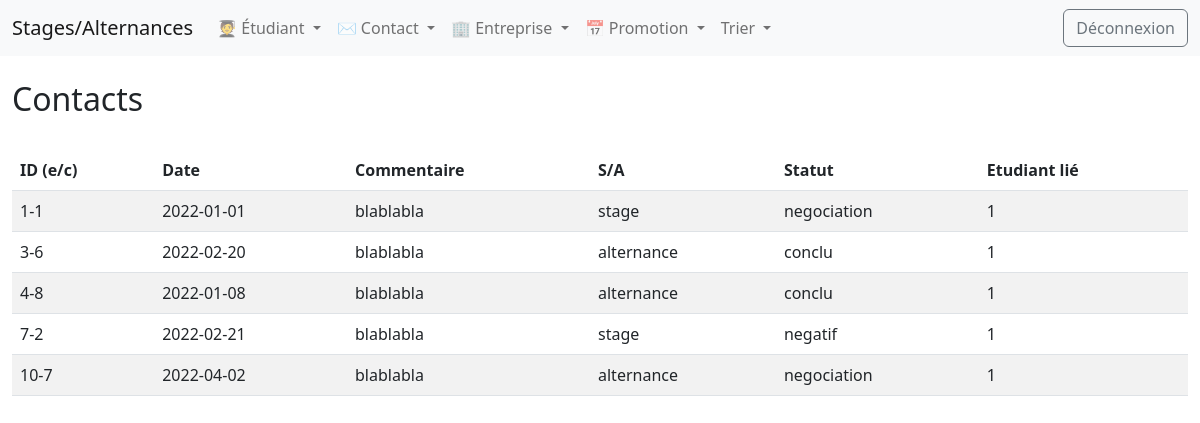
/index.php?vue=Contact&action=Visualiser (signed in), run on the app's committed database.
### tables this page shows
CREATE TABLE CONTACT (
    idEntreprise INT not null,
    idContact INT NOT NULL,
    date DATE not null,
    commentaire TEXT,
    choixtype CHAR(40),
    statut CHAR(40),
    idEtudiant INT not null,
    constraint PK_CONTACT primary key (idEntreprise, idContact),
    constraint FK_CONTACT_ENTREPRISE foreign key (idEntreprise) references ENTREPRISE (idEntreprise),
    constraint FK_CONTACT_ETUDIANT foreign key (idEtudiant) references ETUDIANT (idEtudiant)
);

### Traitement/classeConteneur/conteneurContact.php (called while the page is built, shortened)
<?php
Class conteneurContact
{
    private $lesContacts;
    public function __construct()
    {
        $this->lesContacts = new ArrayObject();
    }
    public function ajouterUnContact($unIdEntreprise, $unIdContact, $uneDateContact, $unCommentaireContact, $unChoixtypeContact, $unStatutContact, $unEtudiant)
    {
        $unContact = new metierContact($unIdEntreprise, $unIdContact, $uneDateContact, $unCommentaireContact, $unChoixtypeContact, $unStatutContact, $unEtudiant);
        $this->lesContacts->append($unContact);
    }
    public function listeDesContacts()
    {
        $liste = "";
        foreach ($this->lesContacts as $unContact)
        {
            $liste = $liste.$unContact->afficheContact();
        }
        return $liste;
    }
}
?>

### Outil/accesBD.php (called while the page is built, shortened)
<?php
class accesBD
{
    private $hote;
	private $login;
	private $passwd;
	private $base;
	private $conn;
    public function __construct()
	{
		$this->hote="localhost";
		$this->login="root";
		$this->passwd="";
		$this->base="staalt";
	}
	private function connexion()
	{
		try
        {
            $this->conn = new PDO("mysql:host=".$this->hote.";dbname=".$this->base.";charset=utf8", $this->login, $this->passwd);
        }
        catch(PDOException $e)
        {
            die("Connexion à la base de données échouée".$e->getMessage());
        }
	}
	public function chargement($uneTable)
	{
		$lesInfos=null;
		$nbTuples=0;
		$stringQuery="SELECT * FROM ";
		$stringQuery = $this->specialCase($stringQuery,$uneTable);
		$query = $this->conn->prepare($stringQuery);
		if($query->execute())
		{
			while($row = $query->fetch(PDO::FETCH_NUM))
			{
				$lesInfos[$nbTuples] = $row;
				$nbTuples++;
			}
		}
		else
		{
			die('Problème dans chargement : '.$query->errorCode());
		}
		return $lesInfos;
	}
	private function specialCase($stringQuery,$uneTable)
	{
			$uneTable = strtoupper($uneTable);
			switch ($uneTable) {
			case 'CONTACT':
				$stringQuery.='contact';
				break;
			case 'ENTREPRISE':
				$stringQuery.='entreprise';
				break;
			case 'ETUDIANT':
				$stringQuery.='etudiant';
				break;
			case 'PROMOTION':
				$stringQuery.='promotion';
				break;
			}
			return $stringQuery.";";
	}
}
?>

### Traitement/classeMetier/metierContact.php (the view, shortened to what this page needs)
<?php
Class metierContact
{
    private $idEntreprise;
    private $idContact;
    private $dateContact;
    private $commentaireContact;
    private $choixtypeContact;
    private $statutContact;
    private $etudiant;
    public function __construct($unIdEntreprise, $unIdContact, $uneDateContact, $unCommentaireContact, $unChoixtypeContact, $unStatutContact, $unEtudiant)
    {
        $this->idEntreprise = $unIdEntreprise;
        $this->idContact = $unIdContact;
        $this->dateContact = $uneDateContact;
        $this->commentaireContact = $unCommentaireContact;
        $this->choixtypeContact = $unChoixtypeContact;
        $this->statutContact = $unStatutContact;
        $this->etudiant = $unEtudiant;
    }
    public function getIdEntreprise()
    {return $this->idEntreprise;}
    public function getIdContact()
    {return $this->idContact;}
    public function getDateContact()
    {return $this->dateContact;}
    public function getCommentaireContact()
    {return $this->commentaireContact;}
    public function getChoixtypeContact()
    {return $this->choixtypeContact;}
    public function getStatutContact()
    {return $this->statutContact;}
    public function getEtudiantLieAuContact()
    {return $this->etudiant;}
    public function afficheContact()
    {
        $liste='<tr><td>'.$this->getIdEntreprise().'-'.$this->getIdContact().'</td> | <td>'.$this->getDateContact().'</td> | <td>'.$this->getCommentaireContact().'</td> | <td>'.$this->getChoixtypeContact().'</td> | <td>'.$this->getStatutContact().'</td> | <td>'.$this->getEtudiantLieAuContact().'</td></tr> |';
        return $liste;
    }
}
?>

### Vues/ihm/vueCentraleContact.php (shortened to what this page needs)
<?php
class vueCentraleContact
{
    public function visualiserContact($message)
    {
        $listeContact=explode("|",$message);
        $nbC=0;
        echo '<br><div class="container-fluid"><h2>Contacts</h2><br><table class="table table-striped"><thead><tr><th scope="row">ID (e/c)</th><th>Date</th><th>Commentaire</th><th>S/A</th><th>Statut</th><th>Etudiant lié</th></tr></thead>';
        while ($nbC<sizeof($listeContact))
        {
            $i=0;
            while (($i<3) && ($nbC<sizeof($listeContact)))
            {
                echo $listeContact[$nbC];
                $i++;
                $nbC++;
            }
        }
        echo '</table></div>';
    }
}
?>

### data on the page
contact: idEntreprise "1", idContact "1", date "2022-01-01", commentaire "blablabla", choixtype "stage", statut "negociation", idEtudiant "1"
contact: idEntreprise "3", idContact "6", date "2022-02-20", commentaire "blablabla", choixtype "alternance", statut "conclu", idEtudiant "1"
contact: idEntreprise "4", idContact "8", date "2022-01-08", commentaire "blablabla", choixtype "alternance", statut "conclu", idEtudiant "1"
contact: idEntreprise "7", idContact "2", date "2022-02-21", commentaire "blablabla", choixtype "stage", statut "negatif", idEtudiant "1"
contact: idEntreprise "10", idContact "7", date "2022-04-02", commentaire "blablabla", choixtype "alternance", statut "negociation", idEtudiant "1"
